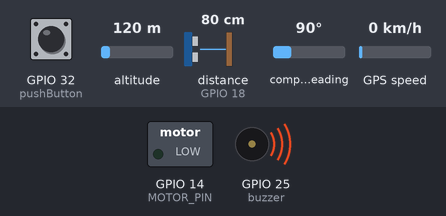
Simulated run of this sketch. Board: ESP32. Parts: switched loads named in the sketch (green lamp = pin HIGH), buzzer (waves = sounding, pin HIGH). Wiring (inferred from the names in the program): ultrasonic range finder: trigger GPIO 33; echo GPIO 18. Dashed ring = blinking. Inputs (shaded band) come from the test bench; at power-on: distance to the obstacle (sensor on GPIO 18) 80 cm, GPIO 32 (pushButton) HIGH, altitude 120 m, compass heading 90°, GPS speed 0 km/h. The echo pulse lasts 58.3 µs per cm; WiFi joins after 1.5 s; servers stay silent unless stated; the GPS gets a fix after 3 s at 37.7749, -122.4194 with 8 satellites; pins used as bus, display or sensor lines are not drawn; what the sketch prints to the serial monitor is not drawn.

Above: at 3.0 s.
3.1 s: distance to the obstacle (sensor on GPIO 18) set to 2 cm
At 5.3 s:
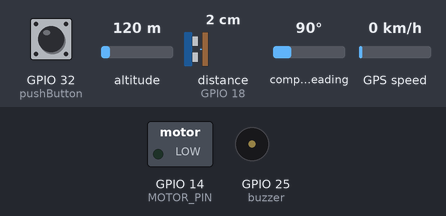
7.4 s: distance to the obstacle (sensor on GPIO 18) set to 60 cm
At 8.9 s:
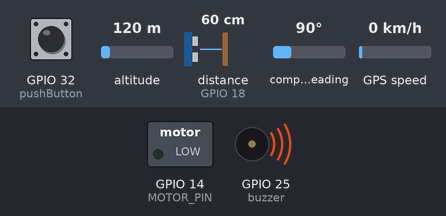
11.7 s: GPIO 32 (pushButton) pulled LOW for 1 s
15.2 s: distance to the obstacle (sensor on GPIO 18) set to 4 cm
At 16.3 s:
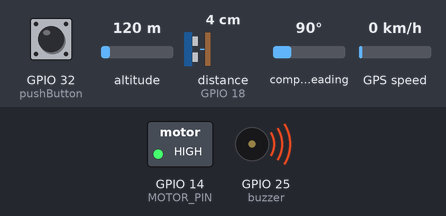
19.5 s: distance to the obstacle (sensor on GPIO 18) set to 53 cm
At 20.7 s:
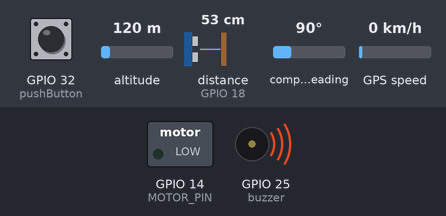
Timing chart, 0 to 24.8 s (numbered marks = the images above; inputs shaded):
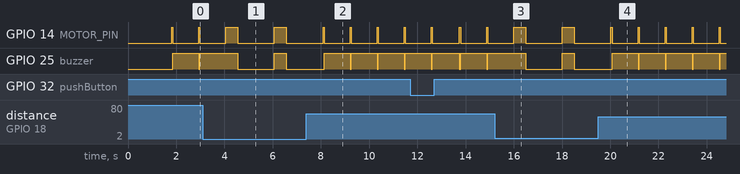

Measured:
- after the input at 3.1 s, GPIO 14 (MOTOR_PIN): HIGH → LOW after 1.4 s, → HIGH 1.5 s later, → LOW 0.50 s later
- after the input at 7.4 s, GPIO 14 (MOTOR_PIN): alternates HIGH for 0.05 s and LOW for 1.1 s, starting after 0.74 s; GPIO 25 (buzzer): alternates HIGH for 1.1 s and LOW for 0.05 s, starting after 0.74 s
- after the input at 15.2 s, GPIO 14 (MOTOR_PIN): HIGH → LOW after 1.3 s, → HIGH 1.5 s later, → LOW 0.50 s later
- after the input at 19.5 s, GPIO 14 (MOTOR_PIN): alternates HIGH for 0.05 s and LOW for 1.1 s, starting after 0.58 s; GPIO 25 (buzzer): alternates HIGH for 1.1 s and LOW for 0.05 s, starting after 0.58 s
- by itself, GPIO 14 (MOTOR_PIN): alternates HIGH for 0.05 s and LOW for 1.1 s

The sketch:

FinalCode.ino
```cpp
#define BLYNK_PRINT Serial
#define BLYNK_TEMPLATE_ID "TMPL6VOQHomYK"
#define BLYNK_TEMPLATE_NAME "Object Detect"
#define BLYNK_AUTH_TOKEN "YourBlynkAuthToken"

#include <WiFi.h>
#include <WiFiClientSecure.h>
#include <BlynkSimpleEsp32.h>
#include <TinyGPS++.h>
#include <HardwareSerial.h>

// Wi-Fi credentials
char ssid[] = "YourWiFiSSID";
char pass[] = "YourWiFiPassword";
String Message = "Emergency Button Pressed. Please assist immediately."; // Message for emergency alert
String Message2 = "Urgent: Obstacle detected near user. Please assist immediately.";

const int trigPin = 33;  // TRIG connected to GPIO 33
const int echoPin = 18;  // ECHO connected to GPIO 18 (via voltage divider)
const int buzzer = 25;   // Buzzer connected to GPIO 25
const int pushButton = 32; // Push Button for emergency alert
#define MOTOR_PIN 14  // GPIO14 connected to TIP120 Base

// GPS-related variables
static const int RXPin = 16, TXPin = 17;  // Define GPS TX and RX pins (updated)
static const uint32_t GPSBaud = 115200;     // Set the baud rate for GPS communication
HardwareSerial gpsSerial(2);              // Use UART2 for GPS serial communication
TinyGPSPlus gps;                          // Create an instance of TinyGPSPlus to decode GPS data

// Virtual Pin for distance value on the Blynk app
#define VIRTUAL_PIN V0
#define SWITCH_PIN V3  // Virtual Pin for controlling buzzer switch
#define BUZZER_SWITCH_PIN V4  // Virtual Pin for controlling buzzer via a switch

unsigned long old = 0;
unsigned long current = 0;
int interval = 10;
int interval2 = 0;

void setup() {
  Serial.begin(115200);
  Serial.println("\nPlease wait for Blynk Server connection");
  pinMode(trigPin, OUTPUT);
  pinMode(MOTOR_PIN, OUTPUT);
  pinMode(echoPin, INPUT);
  pinMode(buzzer, OUTPUT);
  pinMode(pushButton, INPUT_PULLUP);  // Use internal pull-up resistor for the button

  WiFi.mode(WIFI_STA);
  WiFi.begin(ssid, pass);
  wifi_testing();
  Blynk.begin(BLYNK_AUTH_TOKEN, ssid, pass); // Initialize Blynk connection

  // Initialize GPS serial communication
  gpsSerial.begin(GPSBaud, SERIAL_8N1, RXPin, TXPin);
  Serial.println("GPS Serial Initialized. Waiting for GPS data...");
}

void loop() {
  Blynk.run();
  wifi_testing();

  // Measure distance (existing functionality)
  measureDistance();

  // Check emergency button press (existing functionality)
  checkEmergencyButton();

  // GPS-related functionality
  gpsFunctionality();  // Handle GPS data and events

  delay(1000);  // Delay to avoid excessive polling
}

void measureDistance() {
  long duration;
  float distance_cm;

  digitalWrite(trigPin, LOW);
  delayMicroseconds(2);
  digitalWrite(trigPin, HIGH);
  delayMicroseconds(10);
  digitalWrite(trigPin, LOW);

  duration = pulseIn(echoPin, HIGH);
  distance_cm = (duration * 0.0343) / 2;

  Serial.print("Distance: ");
  Serial.print(distance_cm);
  Serial.println(" cm");

  Blynk.virtualWrite(VIRTUAL_PIN, distance_cm);

  // Trigger buzzer based on distance
  if (distance_cm < 50) {
    // Faster beeping (shorter ON/OFF times)
    digitalWrite(buzzer, HIGH);
    digitalWrite(MOTOR_PIN, HIGH); // Motor ON
    delay(500);
    digitalWrite(buzzer, LOW);
    digitalWrite(MOTOR_PIN, LOW); // Motor OFF
    delay(500);
  } else if (distance_cm < 100) {
    // Slower beeping
    digitalWrite(buzzer, LOW);
    digitalWrite(MOTOR_PIN, HIGH); // Motor ON
    delay(50);   // Beep ON for 50ms
    digitalWrite(buzzer, HIGH);
    digitalWrite(MOTOR_PIN, LOW); // Motor OFF
    delay(50);   // Beep OFF for 50ms
  } else {
    // Stop the buzzer
    digitalWrite(buzzer, HIGH);
    digitalWrite(MOTOR_PIN, LOW); // Motor OFF
  }

  // If distance is below 5 cm, send emergency message to Blynk
  if (distance_cm < 5) {
    Blynk.logEvent("distance_low", Message2);  // Send emergency notification
    Serial.println("Urgent: Obstacle detected near user. Please assist immediately.");
  }
}

void checkEmergencyButton() {
  if (digitalRead(pushButton) == LOW) {  // If button is pressed
    Serial.println("Emergency Button Pressed. Send help immediately.");
    Blynk.logEvent("notify_emergency", Message);  // Send emergency notification

    // Wait until the button is released to avoid multiple triggers
    while (digitalRead(pushButton) == LOW) {
      delay(50);  // Small delay to debounce the button press
    }
  }
}

void gpsFunctionality() {
  while (gpsSerial.available()) {
    gps.encode(gpsSerial.read());

    if (gps.location.isUpdated()) {
      float latitude = gps.location.lat();
      float longitude = gps.location.lng();

      // Update the emergency messages with the GPS location
      Message = "Emergency Button Pressed. Please assist immediately. Location - Latitude: " + String(latitude, 6) + " Longitude: " + String(longitude, 6);
      Message2 = "Urgent: Obstacle detected near user. Please assist immediately. Location - Latitude: " + String(latitude, 6) + " Longitude: " + String(longitude, 6);

      // Send updated messages to Blynk (virtual pins for GPS data)
      Blynk.virtualWrite(V1, latitude, 6);
      Blynk.virtualWrite(V2, longitude, 6);

      // Trigger the emergency message via Blynk event when GPS data updates
      if (latitude != 0.0 && longitude != 0.0) {
        String gpsMessage = "Emergency: User located at Latitude: " + String(latitude, 6) + " Longitude: " + String(longitude, 6);
        Blynk.logEvent("gps_location", gpsMessage);
      }

      // Print latitude and longitude to the serial monitor
      Serial.print("Latitude: ");
      Serial.print(latitude, 6);
      Serial.print(" Longitude: ");
      Serial.println(longitude, 6);
    }
  }
}

void wifi_testing() {
  while (WiFi.status() != WL_CONNECTED) {
    delay(250);
    Serial.print(".");
    current = millis();
    if ((current - old) / 1000 > interval)
      ESP.restart();
  }
}

BLYNK_WRITE(SWITCH_PIN) {
  int switchState = param.asInt();  // Get the value of the switch (1 or 0)

  Serial.print("Switch State: ");
  Serial.println(switchState);  // Print the switch state for debugging

  if (switchState == 1) {
    Serial.println("Switch ON: Performing related action.");
    // Perform action when the switch is turned ON (e.g., activate motor or alert)
  } else {
    Serial.println("Switch OFF: Performing related action.");
    // Perform action when the switch is turned OFF (e.g., deactivate motor or stop alert)
  }
}

BLYNK_WRITE(BUZZER_SWITCH_PIN) {
  int buzzerState = param.asInt();  // Get the value of the new switch (1 or 0)

  Serial.print("Buzzer Switch State: ");
  Serial.println(buzzerState);  // Print the buzzer switch state for debugging

  if (buzzerState == 1) {
    Serial.println("Buzzer ON: Activating buzzer.");
    digitalWrite(buzzer, LOW); // Turn on the buzzer (LOW if active low)
  } else {
    Serial.println("Buzzer OFF: Deactivating buzzer.");
    digitalWrite(buzzer, HIGH); // Turn off the buzzer (HIGH if active high)
  }
}
```
